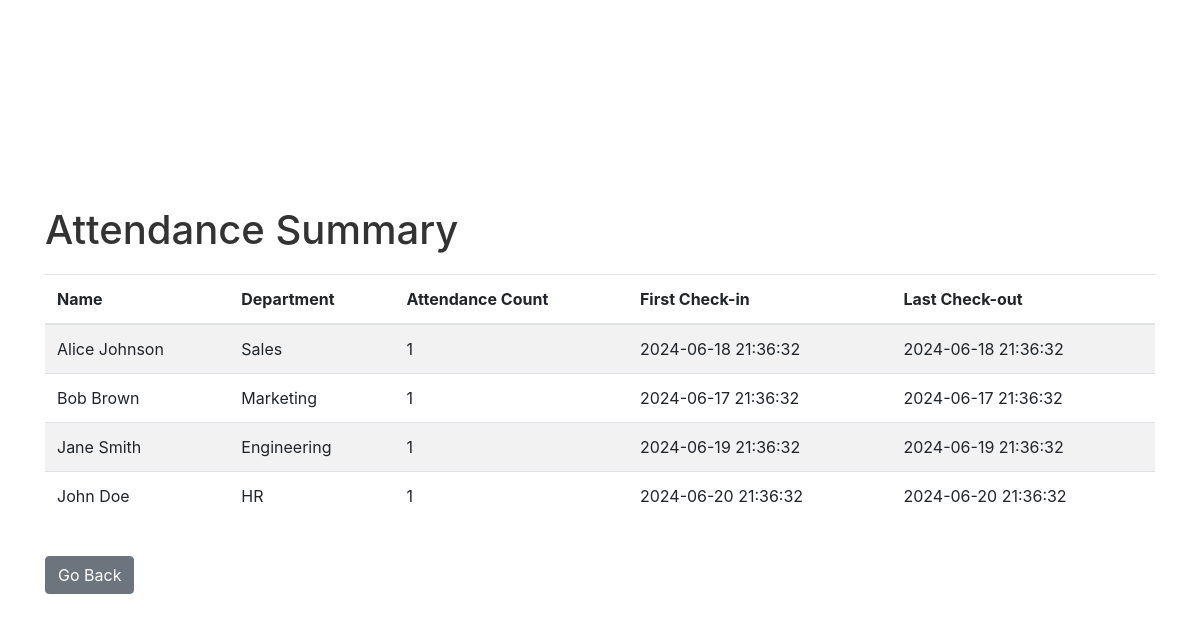
Page /attendance_summary (signed in) on the committed database.
### tables this page shows
CREATE TABLE users (
                id INTEGER PRIMARY KEY AUTOINCREMENT,
                rfid TEXT NOT NULL,
                name TEXT NOT NULL,
                email TEXT NOT NULL,
                password TEXT NOT NULL,
                role TEXT NOT NULL,
                department TEXT NOT NULL,
                profile_picture TEXT,
                contact_details TEXT,
                job_title TEXT
            );

### app.py (the view)
@app.route('/attendance_summary')
@admin_required
def attendance_summary():
    with get_db_connection() as conn:
        cursor = conn.cursor()
        cursor.execute('''
            SELECT users.name, users.department, COUNT(attendance.id) AS attendance_count,
            MIN(attendance.timestamp) AS first_checkin, MAX(attendance.timestamp) AS last_checkout
            FROM attendance
            JOIN users ON attendance.rfid = users.rfid
            GROUP BY users.name, users.department
        ''')
        summary = cursor.fetchall()
    return render_template('attendance_summary.html', summary=summary)

### app.py (called while the page is built)
@contextmanager
def get_db_connection():
    conn = sqlite3.connect('attendance.db', timeout=10)
    try:
        yield conn
    finally:
        conn.close()

def admin_required(f):
    @wraps(f)
    def decorated_function(*args, **kwargs):
        if 'user_role' not in session or session['user_role'] != 'admin':
            flash('You do not have permission to access this page.', 'danger')
            return redirect(url_for('dashboard'))
        return f(*args, **kwargs)
    return decorated_function

### templates/attendance_summary.html (shortened to what this page needs)
<!doctype html>
<html lang="en">
<head>
    <link rel="stylesheet" href="{{ url_for('static', filename='style.css') }}">
    <link rel="stylesheet" href="https://stackpath.bootstrapcdn.com/bootstrap/4.5.2/css/bootstrap.min.css">
</head>
<body>
    <div class="container">
        <h1>Attendance Summary</h1>
        <table class="table table-striped">
            <thead>
                <tr>
                    <th>Name</th>
                    <th>Department</th>
                    <th>Attendance Count</th>
                    <th>First Check-in</th>
                    <th>Last Check-out</th>
                </tr>
            </thead>
            <tbody>
                {% for record in summary %}
                <tr>
                    <td>{{ record[0] }}</td>
                    <td>{{ record[1] }}</td>
                    <td>{{ record[2] }}</td>
                    <td>{{ record[3] }}</td>
                    <td>{{ record[4] }}</td>
                </tr>
                {% endfor %}
            </tbody>
        </table>
        <a href="{{ url_for('dashboard') }}" class="btn btn-secondary">Go Back</a>
    </div>
</body>
</html>

### static/style.css (style rules this page uses)
body { font-family: Arial, sans-serif; margin: 0; padding: 0; display: flex; flex-direction: column; align-items: center; justify-content: center; height: 100vh; background-color: #f4f4f4; }
h1 { color: #333; margin-top: 20px; }
.table { margin-top: 20px; }
a { margin-top: 20px; color: #007BFF; text-decoration: none; }

### rows in the picture
users: name "Alice Johnson", department "Sales", record "1", record "2024-06-18 21:36:32"
users: name "Bob Brown", department "Marketing", record "1", record "2024-06-17 21:36:32"
users: name "Jane Smith", department "Engineering", record "1", record "2024-06-19 21:36:32"
users: name "John Doe", department "HR", id "1", record "2024-06-20 21:36:32"
